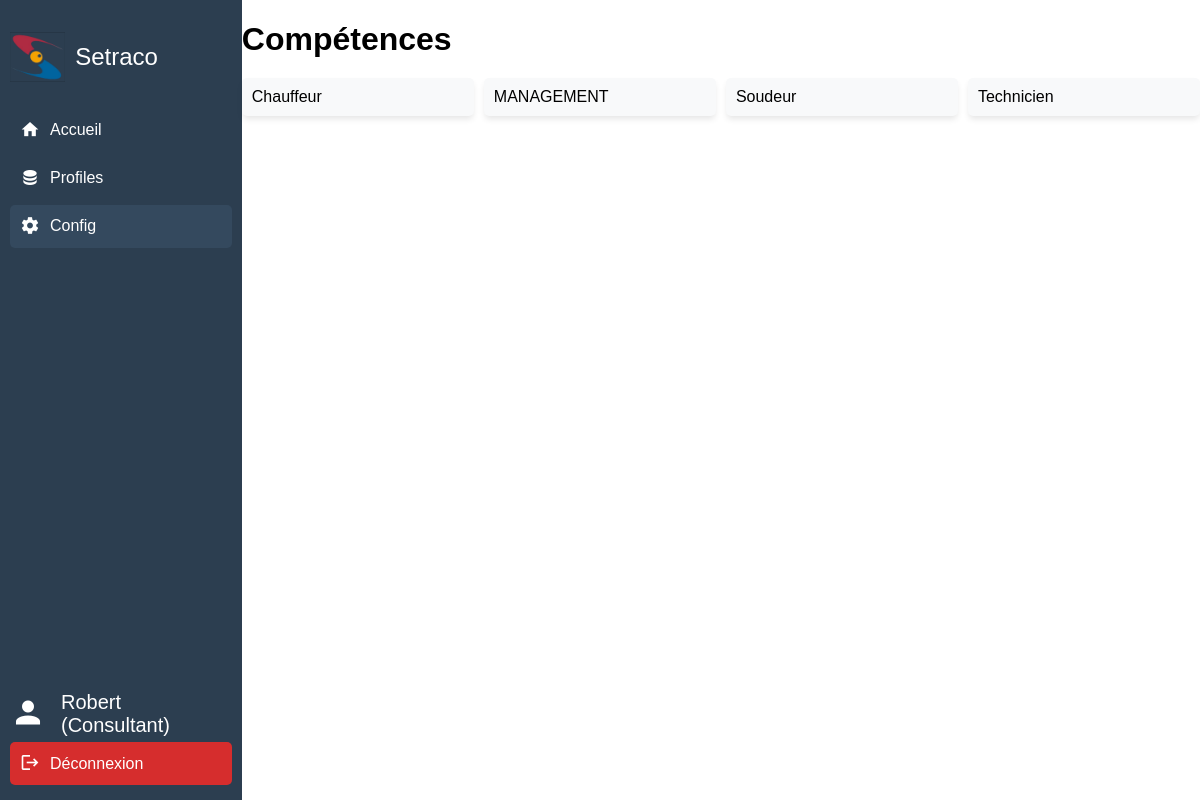
Page /config/ (signed in) on the committed database.
### skills/models.py (models this page shows, shortened)
class Skill(models.Model):
    name = models.CharField(max_length=100)

### profiles/views.py (the view)
# urls.py: path('config/', config, name='config'),
def config(request):
    if request.method == 'GET':
        skills = Skill.objects.all()
        return render(request, 'config.html', {'skills': skills})

### accounts/templatetags/auth_extras.py (called while the page is built)
@register.filter(name='has_groups')
def has_groups(user, group_names):
    if isinstance(group_names, str):
        group_names = group_names.split(',')
    return user.groups.filter(name__in=group_names).exists() or user.is_superuser

### profiles/templates/config.html (shortened to what this page needs)
{% extends 'baseV3.html' %}
{% load auth_extras %}
{% block content %}
<h1>Compétences</h1>
<div class="skills-grid">
    {% for skill in skills %}
    <div class="skill-card">
        <span>{{ skill.name }}</span>
    </div>
    {% endfor %}
</div>
{% endblock %}

### profiles/templates/baseV3.html (shortened to what this page needs)
{% load static %}
{% load auth_extras %}
<!DOCTYPE html>
<html lang="en">
<head>
    <link href="https://cdn.jsdelivr.net/npm/vuetify@3.7/dist/vuetify.min.css" rel="stylesheet">
    <link href="https://cdn.jsdelivr.net/npm/@mdi/font/css/materialdesignicons.min.css" rel="stylesheet">
</head>
<body>
    <div class="container">
        <div class="sidebar">
            <div class="logo">
                <img src="{% static 'images/logoCrop.png' %}" alt="Company Logo">
                <span>Setraco</span>
            </div>
            <nav class="menu">
                <a href="{% url 'home' %}" class="{% if request.path == '/' %}active{% endif %}">
                    <span class="mdi mdi-home"></span>
                    Accueil
                </a>
                <a href="{% url 'profiles' %}" class="{% if request.path == '/profiles/' %}active{% endif %}">
                    <span class="mdi mdi-database"></span>
                    Profiles
                </a>
                <a href="{% url 'config' %}" class="{% if request.path == '/config/' %}active{% endif %}">
                    <span class="mdi mdi-cog"></span>
                    Config
                </a>
            </nav>
            <div class="logout">
                <div id="account-details">
                    <span class="mdi mdi-account"></span>
                    <span id="username">
                        {{ user.username }}
                        {% if user.groups.all %}
                        ({{ user.groups.all.0.name }})
                        {% endif %}
                    </span>
                </div>
                <a href="{% url 'logout' %}">
                    <span class="mdi mdi-logout"></span>
                    Déconnexion
                </a>
            </div>
        </div>
        <div class="content">
            {% block content %}
            {% endblock %}
        </div>
    </div>
</body>
</html>

### profiles/templates/baseV3.html (style rules this page uses)
body, html { margin: 0; padding: 0; font-family: Arial, sans-serif; height: 100%; }
.container { display: flex; height: 100vh; width: 100%; }
.sidebar { width: 250px; background-color: #2c3e50; color: white; display: flex; flex-direction: column; justify-content: space-between; padding: 10px; }
.logo { display: flex; align-items: center; height: 12%; }
.logo img { height: 50px; margin-right: 10px; }
.logo span { font-size: 24px; }
.menu { flex-grow: 1; }
.menu a { display: flex; align-items: center; padding: 10px; margin: 5px 0; color: white; text-decoration: none; border-radius: 5px; transition: background-color 0.3s; }
.menu a:hover, .menu a.active { background-color: #34495e; }
.menu .mdi { font-size: 20px; margin-right: 10px; }
.logout { width: 100%; }
.logout a { display: flex; align-items: center; padding: 10px; margin: 5px 0; background-color: rgb(214, 45, 45); color: white; text-decoration: none; border-radius: 5px; transition: background-color 0.3s; }
.logout .mdi { font-size: 20px; margin-right: 10px; }
.logout #account-details { display: flex; align-items: center; gap: 5px }
.logout #account-details .mdi { font-size: 36px; }
.logout #username { font-size: 20px; }
.content { width: 90%; }

### profiles/templates/config.html (style rules this page uses)
h1 { margin-bottom: 20px; }
.skills-grid { display: grid; grid-template-columns: repeat(4, 1fr); gap: 10px; }
.skill-card { background-color: #f8f9fa; padding: 10px; box-shadow: 0 4px 6px -1px rgba(0, 0, 0, 0.1); border-radius: 5px; display: flex; justify-content: space-between; align-items: center; }
.skill-card span { font-size: 16px; }

### rows in the picture
Skill: name "Chauffeur"
Skill: name "MANAGEMENT"
Skill: name "Soudeur"
Skill: name "Technicien"

### other values in the picture
{{ user.username }} "Robert"
{{ user.groups.all.0.name }} "Consultant"
